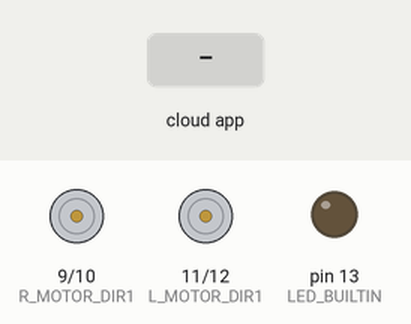
A sketch run on a simulated Arduino Uno, built with avr-gcc and run on an emulated ATmega328P. Shown: motor-driver pin pairs drawn as motors (green arrow = first pin HIGH = forward, orange = second pin HIGH = backward, longer = more drive, scaled by the enable pin), output pins drawn as LEDs (lit = HIGH). The inputs (shaded band) are chosen by the test bench. The ROS host is connected and sends only what is stated; what the sketch prints to the serial monitor is not drawn.

Above: at 1.2 s.
1.3 s: the phone or cloud app sets wheel_power_right to -100
At 2.1 s:
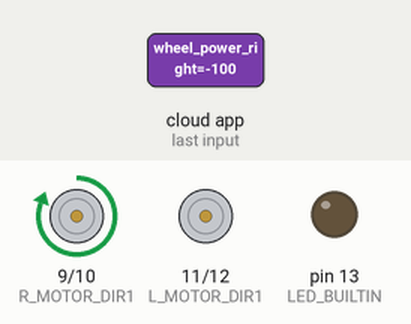
2.8 s: the phone or cloud app sets wheel_power_left to 0
At 3.2 s:
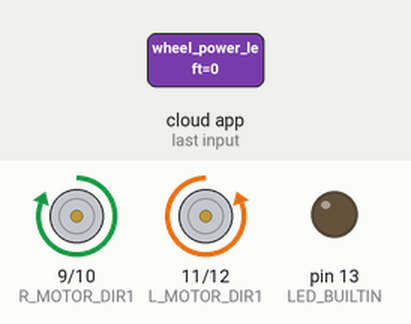
4.3 s: the phone or cloud app sets wheel_power_right to 100
At 5.5 s:
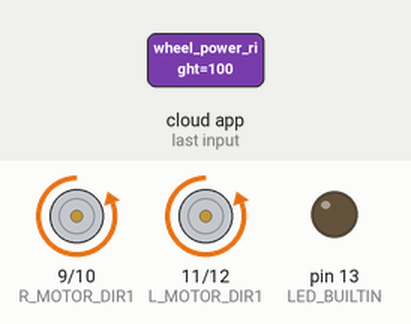
5.8 s: the phone or cloud app sets wheel_power_left to -100
At 6.8 s:
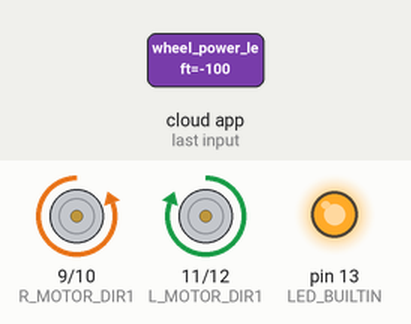
7.3 s: the phone or cloud app sets wheel_power_right to 0
At 7.9 s:
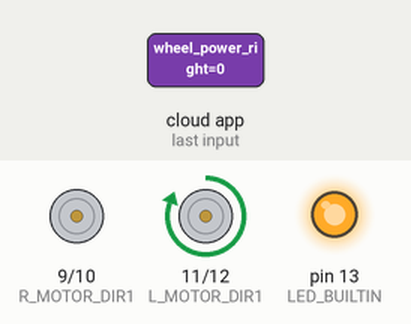
8.8 s: the phone or cloud app sets wheel_power_left to 100
At 10.2 s:
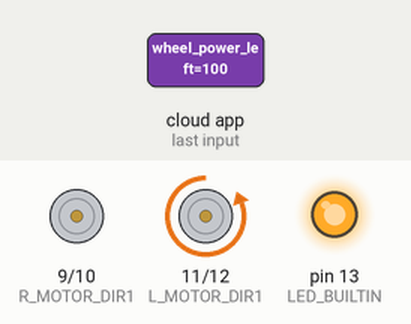
Timing chart, 0 to 11.3 s (numbered marks = the images above; inputs shaded):
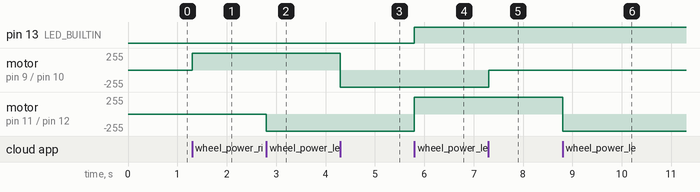

Measured:
- after the input at 1.3 s, motor on pin 9 (R_MOTOR_DIR1) / pin 10 (R_MOTOR_DIR2): stopped → forward 255/255 at once
- after the input at 2.8 s, motor on pin 11 (L_MOTOR_DIR1) / pin 12 (L_MOTOR_DIR2): stopped → backward 255/255 at once
- after the input at 4.3 s, motor on pin 9 (R_MOTOR_DIR1) / pin 10 (R_MOTOR_DIR2): forward 255/255 → backward 255/255 at once
- after the input at 5.8 s, pin 13 (LED_BUILTIN): LOW → HIGH at once; motor on pin 11 (L_MOTOR_DIR1) / pin 12 (L_MOTOR_DIR2): backward 255/255 → forward 255/255 at once
- after the input at 7.3 s, motor on pin 9 (R_MOTOR_DIR1) / pin 10 (R_MOTOR_DIR2): backward 255/255 → stopped at once
- after the input at 8.8 s, motor on pin 11 (L_MOTOR_DIR1) / pin 12 (L_MOTOR_DIR2): forward 255/255 → backward 255/255 at once

The sketch:

ROS-MotorDrive.ino
```cpp
#include <ros.h>
#include "Arduino.h"
#include <std_msgs/Float32.h>

ros::NodeHandle nh;


#define LED_BUILTIN 13


#define L_MOTOR_PWM 13
#define L_MOTOR_DIR1 11
#define L_MOTOR_DIR2 12
#define R_MOTOR_PWM 8
#define R_MOTOR_DIR1 9
#define R_MOTOR_DIR2 10

void turnWheel( const std_msgs::Float32 &wheel_power,
                unsigned int pwm_pin,
                unsigned int dir1_pin,
                unsigned int dir2_pin) {
    float factor = max(min(wheel_power.data, 1.0f), -1.0f);
    Serial.print(wheel_power.data);
    if( factor >= 0 ) {
        digitalWrite(dir1_pin, LOW);
        digitalWrite(dir2_pin, HIGH);
        analogWrite(pwm_pin, (unsigned int)(255 * factor));
    } else {
        digitalWrite(dir1_pin, HIGH);
        digitalWrite(dir2_pin, LOW);
        analogWrite(pwm_pin, (unsigned int)(-255 * (1.0f * factor)));
    }
}

void rightWheelCb( const std_msgs::Float32 &wheel_power ) {
    //nh.loginfo("Wheel Power - Right");
    //char result[8];
    //dtostrf(wheel_power.data, 6, 2, result);
    //nh.loginfo(result);
    turnWheel( wheel_power, R_MOTOR_PWM, R_MOTOR_DIR1, R_MOTOR_DIR2 );
}
void leftWheelCb( const std_msgs::Float32 &wheel_power ) {
    //nh.loginfo("Wheel Power - Left");
    turnWheel( wheel_power, L_MOTOR_PWM, L_MOTOR_DIR1, L_MOTOR_DIR2 );
}

ros::Subscriber<std_msgs::Float32> sub_right("wheel_power_right",
                                            &rightWheelCb );
ros::Subscriber<std_msgs::Float32> sub_left("wheel_power_left",
                                           &leftWheelCb );


void setup()
{
  // initialize LED digital pin as an output.
  pinMode(LED_BUILTIN, OUTPUT);
  digitalWrite(LED_BUILTIN, HIGH);

  pinMode(L_MOTOR_PWM, OUTPUT);
  pinMode(L_MOTOR_DIR1, OUTPUT);
  pinMode(L_MOTOR_DIR2, OUTPUT);

  pinMode(R_MOTOR_PWM, OUTPUT);
  pinMode(R_MOTOR_DIR1, OUTPUT);
  pinMode(R_MOTOR_DIR2, OUTPUT);

  // Init motors to stop
  digitalWrite(L_MOTOR_DIR1, LOW);
  digitalWrite(L_MOTOR_DIR2, LOW);
  digitalWrite(R_MOTOR_DIR1, LOW);
  digitalWrite(R_MOTOR_DIR2, LOW);
  analogWrite(L_MOTOR_PWM, 0);
  analogWrite(R_MOTOR_PWM, 0);

  //ROS setup
  nh.initNode();
  Serial.begin(57600);
  nh.subscribe(sub_right);
  nh.subscribe(sub_left);
}

void loop()
{

  //nh.loginfo("Log Me");
  nh.spinOnce();

  // wait for a second
  //delay(1000);
}
```
